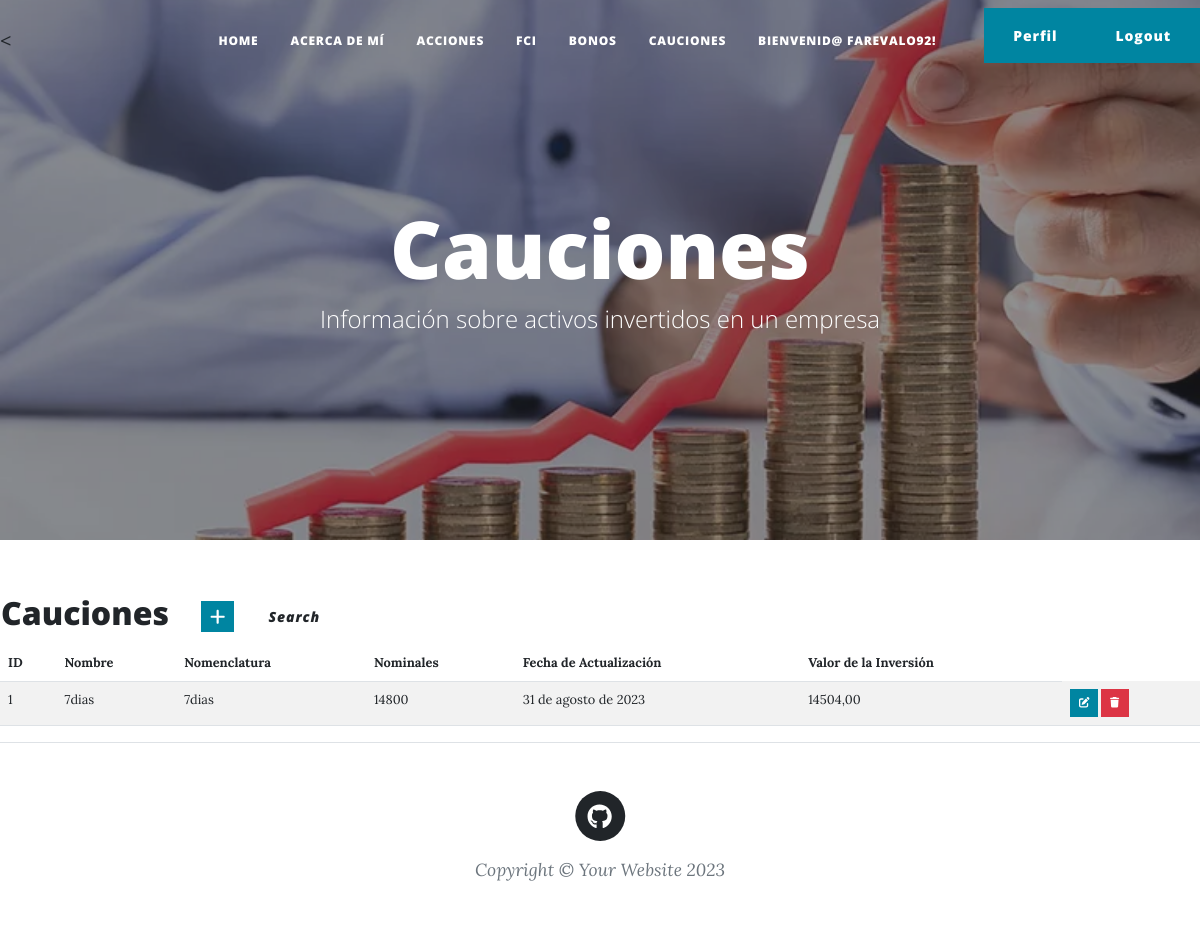
The app's page /cauciones/ (signed in) with its own data.
### aplicacion/models.py (models this page shows, shortened)
class Cauciones(models.Model):
    nombre=models.CharField(max_length=50)
    nomenclatura=models.CharField(max_length=50)
    nominales=models.IntegerField()
    ultimo_valor=models.DecimalField(decimal_places=2, max_digits=50)
    fecha_actualizacion=models.DateField()
    def valor_total(self):
        return self.nominales*self.ultimo_valor
    class Meta:
        verbose_name="Caución"
        verbose_name_plural="Cauciones"
        ordering=['nombre']

### aplicacion/views.py (the view)
# urls.py: path('cauciones/', CaucionesList.as_view(), name="cauciones" ),
class CaucionesList(ListView):
    model = Cauciones
    context_object_name = 'cauciones_list'

### aplicacion/templates/aplicacion/cauciones_list.html
{% extends 'aplicacion/base.html' %}
{% load static %}
{% block titulo %}
    Cauciones
{% endblock titulo %}
{% block contenido %}
<table>
    <tr>
        <td width="200"><h2>Cauciones</h2></td>
        <td>
            <a
            href="{% url 'create_cauciones' %}"
            class="btn btn-primary btn-sm"
            ><i class="fa fa-plus fa-lg" title="New Record"> </i>
            </a>
            <a
            href="{% url 'buscar_cauciones' %}"
            class="btn btn-secundary"
            ><i class="bi bi-search" title="Search Record">Search </i>
            </a>
        </td>
    </tr>
</table>
<table class="table table-striped">
    <thead>
        <tr>
            <th>ID</th>
            <th>Nombre</th>
            <th>Nomenclatura</th>
            <th>Nominales</th>
            <th>Fecha de Actualización</th>
            <th>Valor de la Inversión</th>
        </tr>
    </thead>
    <tbody>
    {% for caucion in cauciones_list %}
    <tr>
        <td>{{ caucion.id }}</td>
        <td>{{ caucion.nombre }}</td>
        <td>{{ caucion.nomenclatura }}</td>
        <td>{{ caucion.nominales }}</td>
        <td>{{ caucion.fecha_actualizacion }}</td>
        <td>{{ caucion.valor_total }}</td>
            <td>
            <a
              href="{% url 'update_cauciones' caucion.id %}"
              class="btn btn-primary"
              style="--bs-btn-padding-y: .25rem; --bs-btn-padding-x: .5rem; --bs-btn-font-size: .75rem;"
              ><i class="fa fa-edit fa-sm" title="Edit Record"></i>
            </a>
            <a
              href="{% url 'delete_cauciones' caucion.id %}"
              class="btn btn-danger"
              style="--bs-btn-padding-y: .25rem; --bs-btn-padding-x: .5rem; --bs-btn-font-size: .75rem;"
              ><i class="fa fa-trash fa-sm" title="Delete Record"></i>
            </a>
          </td>
    </tr>
    {% endfor %}
    </tbody>
</table>
{% endblock contenido %}

### aplicacion/templates/aplicacion/base.html (shortened to what this page needs)
<!DOCTYPE html>
<html lang="en">
    {%load static%}
    <head>
        <link href="{% static 'aplicacion/css/styles.css' %}" rel="stylesheet" />
    </head>
    <body>
        <nav class="navbar navbar-expand-lg navbar-light" id="mainNav">
                    <<ul class="navbar-nav ms-auto py-4 py-lg-0">
                        <li class="nav-item" role="presentation" style="color:white"><a class="nav-link px-lg-3 py-3 py-lg-4" href="{% url 'home' %}">Home</a></li>
                        {% if user.is_authenticated %}
                            <li class="nav-item"><a class="nav-link px-lg-3 py-3 py-lg-4" href="{% url 'aboutMe' %}">Acerca de Mí</a></li>
                            <li class="nav-item"><a class="nav-link px-lg-3 py-3 py-lg-4" href="{% url 'acciones' %}">Acciones</a></li>
                            <li class="nav-item"><a class="nav-link px-lg-3 py-3 py-lg-4" href="{% url 'fci' %}">FCI</a></li>
                            <li class="nav-item"><a class="nav-link px-lg-3 py-3 py-lg-4" href="{% url 'bonos' %}">Bonos</a></li>
                            <li class="nav-item"><a class="nav-link px-lg-3 py-3 py-lg-4" href="{% url 'cauciones' %}">Cauciones</a></li>
                            <li class="nav-item"><a class="nav-link px-lg-3 py-3 py-lg-4" style="color:white">Bienvenid@ {{user.username}}!</a></li>
                            <li class="nav-item"><a class="nav-link px-lg-3 py-3 py-lg-3" style="color:white">
                                </a>
                            </li>
                            <li class="nav-item"><a class="btn btn-primary" href="{% url 'editar_perfil' %}">Perfil</a></li>
                            <li class="nav-item"><a class="btn btn-primary" href="{% url 'logout' %}">Logout</a></li>
                        {% else %}
                            <li class="nav-item"><a class="btn btn-success" href="{% url 'registro' %}">Registro</a></li>
                            <li class="nav-item"><a class="btn btn-primary" href="{% url 'login' %}">Login</a></li>
                        {% endif %}
                    </ul>
        </nav>
        <header class="masthead" style="background-image: url('/static/aplicacion/assets/img/home-bg.jpg')">
            <div class="container position-relative px-4 px-lg-5">
                <div class="row gx-4 gx-lg-5 justify-content-center">
                    <div class="col-md-10 col-lg-8 col-xl-7">
                        <div class="page-heading">
                            <h1>
                            {% block titulo %}{% endblock titulo %}
                            </h1>
                            <h3><span class="subheading">Información sobre activos invertidos en un empresa</span></h3>
                        </div>
                    </div>
                </div>
            </div>
        </header>
        <section class="content">
            {% block contenido %}
            {% endblock contenido %}
        </section>
        <footer class="border-top">
            <div class="container px-4 px-lg-5">
                <div class="row gx-4 gx-lg-5 justify-content-center">
                    <div class="col-md-10 col-lg-8 col-xl-7">
                        <ul class="list-inline text-center">
                            <li class="list-inline-item">
                                <a href="https://github.com/farevalo92">
                                    <span class="fa-stack fa-lg">
                                        <i class="fas fa-circle fa-stack-2x"></i>
                                        <i class="fab fa-github fa-stack-1x fa-inverse"></i>
                                    </span>
                                </a>
                            </li>
                        </ul>
                        <div class="small text-center text-muted fst-italic">Copyright &copy; Your Website 2023</div>
                    </div>
                </div>
            </div>
        </footer>
    </body>
</html>

### records on screen
Cauciones: id "1", nombre "7dias", nomenclatura "7dias", nominales "14800", fecha_actualizacion "31 de agosto de 2023", valor_total "14504,00"

### other values on screen
{{ user.username }} "FAREVALO92"
